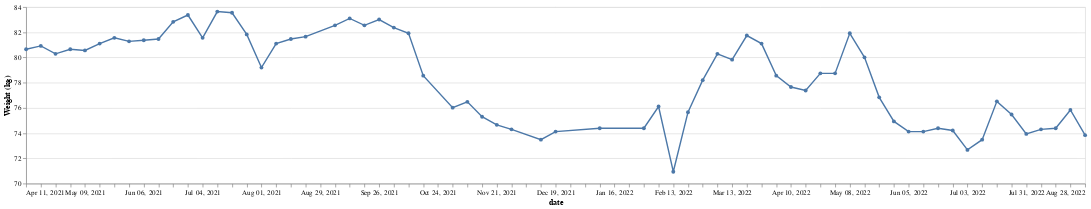

Notebook code for this chart:
### Code cell
# weight graph (lower is better)

chart = make_chart_no_impute(4)

chart

### Figure 1 — Vega-Lite specification as saved in the notebook (floating-point values rounded to 4 significant figures)
{"$schema": "https://vega.github.io/schema/vega-lite/v4.17.0.json", "config": {"view": {"continuousHeight": 300, "continuousWidth": 400}}, "data": {"name": "data-9f355c7b6fa11bbbbd1a3376588ef2bb"}, "datasets": {"data-9f355c7b6fa11bbbbd1a3376588ef2bb": [{"Weight (kg)": 80.65, "date": "2021-04-11T00:00:00"}, {"Weight (kg)": 80.92, "date": "2021-04-18T00:00:00"}, {"Weight (kg)": 80.29, "date": "2021-04-25T00:00:00"}, {"Weight (kg)": 80.65, "date": "2021-05-02T00:00:00"}, {"Weight (kg)": 80.56, "date": "2021-05-09T00:00:00"}, {"Weight (kg)": 81.1, "date": "2021-05-16T00:00:00"}, {"Weight (kg)": 81.56, "date": "2021-05-23T00:00:00"}, {"Weight (kg)": 81.28, "date": "2021-05-30T00:00:00"}, {"Weight (kg)": 81.37, "date": "2021-06-06T00:00:00"}, {"Weight (kg)": 81.47, "date": "2021-06-13T00:00:00"}, {"Weight (kg)": 82.83, "date": "2021-06-20T00:00:00"}, {"Weight (kg)": 83.37, "date": "2021-06-27T00:00:00"}, {"Weight (kg)": 81.56, "date": "2021-07-04T00:00:00"}, {"Weight (kg)": 83.64, "date": "2021-07-11T00:00:00"}, {"Weight (kg)": 83.55, "date": "2021-07-18T00:00:00"}, {"Weight (kg)": 81.83, "date": "2021-07-25T00:00:00"}, {"Weight (kg)": 79.2, "date": "2021-08-01T00:00:00"}, {"Weight (kg)": 81.1, "date": "2021-08-08T00:00:00"}, {"Weight (kg)": 81.47, "date": "2021-08-15T00:00:00"}, {"Weight (kg)": 81.65, "date": "2021-08-22T00:00:00"}, {"Weight (kg)": 82.55, "date": "2021-09-05T00:00:00"}, {"Weight (kg)": 83.1, "date": "2021-09-12T00:00:00"}, {"Weight (kg)": 82.55, "date": "2021-09-19T00:00:00"}, {"Weight (kg)": 83.01, "date": "2021-09-26T00:00:00"}, {"Weight (kg)": 82.37, "date": "2021-10-03T00:00:00"}, {"Weight (kg)": 81.92, "date": "2021-10-10T00:00:00"}, {"Weight (kg)": 78.56, "date": "2021-10-17T00:00:00"}, {"Weight (kg)": 76.02, "date": "2021-10-31T00:00:00"}, {"Weight (kg)": 76.48, "date": "2021-11-07T00:00:00"}, {"Weight (kg)": 75.3, "date": "2021-11-14T00:00:00"}, {"Weight (kg)": 74.66, "date": "2021-11-21T00:00:00"}, {"Weight (kg)": 74.3, "date": "2021-11-28T00:00:00"}, {"Weight (kg)": 73.48, "date": "2021-12-12T00:00:00"}, {"Weight (kg)": 74.12, "date": "2021-12-19T00:00:00"}, {"Weight (kg)": 74.39, "date": "2022-01-09T00:00:00"}, {"Weight (kg)": 74.39, "date": "2022-01-30T00:00:00"}, {"Weight (kg)": 76.11, "date": "2022-02-06T00:00:00"}, {"Weight (kg)": 70.94, "date": "2022-02-13T00:00:00"}, {"Weight (kg)": 75.66, "date": "2022-02-20T00:00:00"}, {"Weight (kg)": 78.2, "date": "2022-02-27T00:00:00"}, {"Weight (kg)": 80.29, "date": "2022-03-06T00:00:00"}, {"Weight (kg)": 79.83, "date": "2022-03-13T00:00:00"}, {"Weight (kg)": 81.74, "date": "2022-03-20T00:00:00"}, {"Weight (kg)": 81.1, "date": "2022-03-27T00:00:00"}, {"Weight (kg)": 78.56, "date": "2022-04-03T00:00:00"}, {"Weight (kg)": 77.66, "date": "2022-04-10T00:00:00"}, {"Weight (kg)": 77.38, "date": "2022-04-17T00:00:00"}, {"Weight (kg)": 78.74, "date": "2022-04-24T00:00:00"}, {"Weight (kg)": 78.74, "date": "2022-05-01T00:00:00"}, {"Weight (kg)": 81.92, "date": "2022-05-08T00:00:00"}, {"Weight (kg)": 80.01, "date": "2022-05-15T00:00:00"}, {"Weight (kg)": 76.84, "date": "2022-05-22T00:00:00"}, {"Weight (kg)": 74.93, "date": "2022-05-29T00:00:00"}, {"Weight (kg)": 74.12, "date": "2022-06-05T00:00:00"}, {"Weight (kg)": 74.12, "date": "2022-06-12T00:00:00"}, {"Weight (kg)": 74.39, "date": "2022-06-19T00:00:00"}, {"Weight (kg)": 74.21, "date": "2022-06-26T00:00:00"}, {"Weight (kg)": 72.67, "date": "2022-07-03T00:00:00"}, {"Weight (kg)": 73.48, "date": "2022-07-10T00:00:00"}, {"Weight (kg)": 76.52, "date": "2022-07-17T00:00:00"}, {"Weight (kg)": 75.48, "date": "2022-07-24T00:00:00"}, {"Weight (kg)": 73.94, "date": "2022-07-31T00:00:00"}, {"Weight (kg)": 74.3, "date": "2022-08-07T00:00:00"}, {"Weight (kg)": 74.39, "date": "2022-08-14T00:00:00"}, {"Weight (kg)": 75.84, "date": "2022-08-21T00:00:00"}, {"Weight (kg)": 73.84, "date": "2022-08-28T00:00:00"}]}, "encoding": {"x": {"axis": {"grid": false}, "field": "date", "sort": "-x", "timeUnit": "yearmonthdate", "title": "date", "type": "temporal"}, "y": {"field": "Weight (kg)", "scale": {"zero": false}, "title": "Weight (kg)", "type": "quantitative"}}, "height": 250, "mark": {"point": true, "type": "line"}, "width": 1500}
